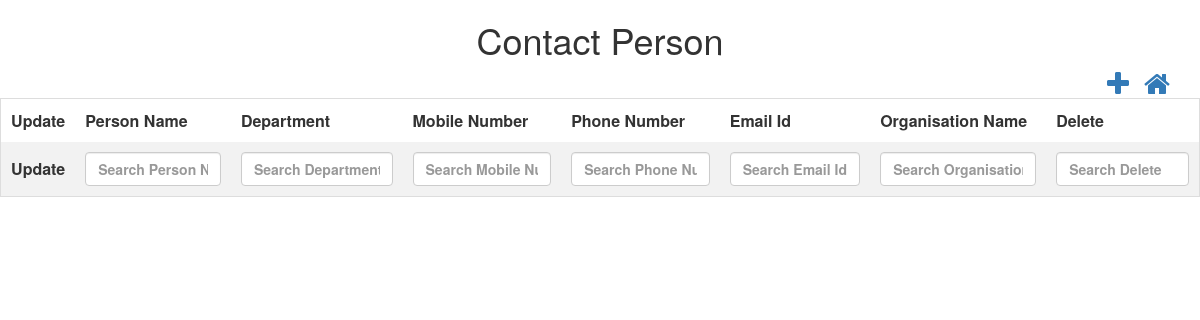
The page /controllers/contactPerson.php (signed in) on the database as committed earlier.
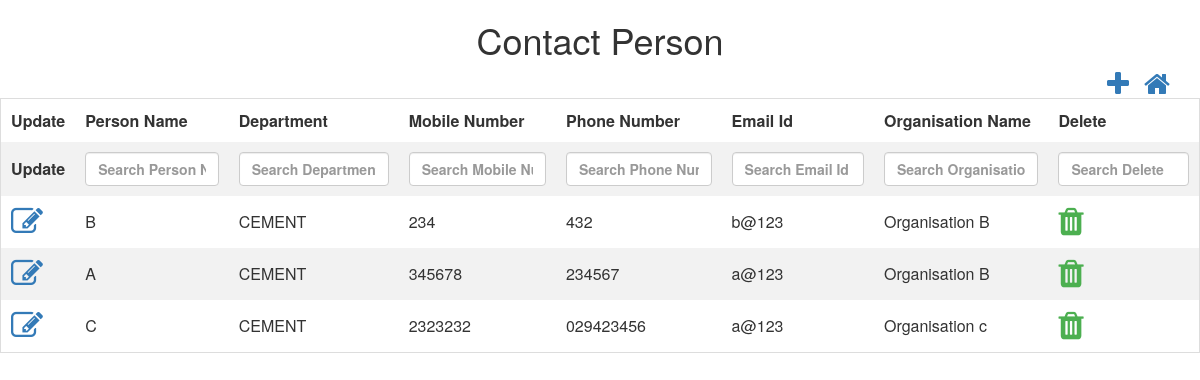
The same page on the database as committed later.
### tables this page shows
CREATE TABLE `tbl_contactperson` (
  `nid` int(10) NOT NULL,
  `ncontact_person_id` int(10) NOT NULL,
  `cperson_name` varchar(50) NOT NULL,
  `ndept_id` int(10) NOT NULL,
  `cmobile_number` varchar(50) NOT NULL,
  `cphone_number` varchar(50) NOT NULL,
  `cemail_id` varchar(50) NOT NULL,
  `norg_id` int(10) NOT NULL,
  `isActive` bit(1) NOT NULL,
  `isAvailable` bit(1) NOT NULL,
  `dcreated_date` datetime NOT NULL,
  `dupdated_date` datetime NOT NULL
);

CREATE TABLE `tbl_department` (
  `nid` int(10) NOT NULL,
  `ndept_id` int(10) NOT NULL,
  `cdept_name` varchar(50) NOT NULL,
  `isActive` bit(1) NOT NULL,
  `isAvailable` bit(1) NOT NULL,
  `dcreated_date` datetime NOT NULL,
  `dupdated_date` datetime NOT NULL
);

CREATE TABLE `tbl_organisation` (
  `nid` int(10) NOT NULL,
  `norg_id` int(10) NOT NULL,
  `corg_name` varchar(50) NOT NULL,
  `corg_address` varchar(50) NOT NULL,
  `corg_city` varchar(50) NOT NULL,
  `corg_state` varchar(50) NOT NULL,
  `corg_country` varchar(50) NOT NULL,
  `corg_mobileNumber` varchar(10) NOT NULL,
  `corg_emailId` varchar(50) NOT NULL,
  `norg_segment_id` int(10) NOT NULL,
  `isActive` bit(1) NOT NULL,
  `isAvailable` bit(1) NOT NULL,
  `dcreated_date` datetime NOT NULL,
  `dupdated_date` datetime NOT NULL
);

### controllers/contactPerson.php (the view, shortened to what this page needs)
<html>
<head>
    <link rel="stylesheet" href="../css/theme.css">
    <link rel="stylesheet" href="https://cdn.datatables.net/1.10.22/css/jquery.dataTables.min.css">
    <link rel="stylesheet" href="https://cdnjs.cloudflare.com/ajax/libs/font-awesome/4.7.0/css/font-awesome.min.css">
    <link rel="stylesheet" href="https://maxcdn.bootstrapcdn.com/bootstrap/3.4.1/css/bootstrap.min.css">
</head>
<h1>Contact Person</h1>
<div class="container">
    <a style="float:right;margin-left: 15px;" href="../dashboard.php"><i class="fa fa-home fa-2x"></i></a>
    <a style="float:right" href="#contactPerson_modal" data-toggle="modal" id='add' data-id="1"><i class="fa fa-plus fa-2x"
                                                                                                  aria-hidden="true"></i></a>
</div>
<?php
$conn = OpenCon();
$sql = $sql = "SELECT c.ncontact_person_id,c.cperson_name,c.ndept_id,c.cmobile_number,c.cphone_number,c.cemail_id,c.isAvailable, o.corg_name,d.cdept_name
                    FROM tbl_contactperson AS c
                    INNER JOIN tbl_organisation AS o
                    ON c.norg_id = o.norg_id
                    INNER JOIN tbl_department AS d
                    ON c.ndept_id= d.ndept_id
                    WHERE c.isAvailable=1";
$retval = mysqli_query($conn, $sql);
echo "<table id='contactPersonTable'  name='contactPersonTable' >
            <thead>
            <tr>
            <th style='display:none;'>ID</th>
            <th>Update</th>
            <th>Person Name</th>
            <th>Department</th>
            <th>Mobile Number</th>
            <th>Phone Number</th>
            <th>Email Id</th>
            <th>Organisation Name</th>
            <th>Delete</th>
            </tr>
            </thead>
            <tbody>
            ";
while ($row = mysqli_fetch_array($retval, MYSQLI_ASSOC)) {
    echo "<tr>";
    echo "<td ><a  href='#contactPerson_modal' data-toggle='modal' class='updateClass' data-id='2'><i class='fa fa-edit fa-2x'></i></a></td>";
    echo "<td>" . $row['cperson_name'] . "</td>";
    echo "<td>" . $row['cdept_name'] . "</td>";
    echo "<td>" . $row['cmobile_number'] . "</td>";
    echo "<td>" . $row['cphone_number'] . "</td>";
    echo "<td>" . $row['cemail_id'] . "</td>";
    echo "<td>" . $row['corg_name'] . "</td>";
       echo "<td class='action-delete'><i class='fa fa-trash fa-2x' style='color:#4caf50;'</i></td>";
    echo "</tr>";
}
echo "</tbody></table>";
?>
</html>

Rows that differ between the two databases and show on the page:
now on this page (row edited): tbl_contactperson: cperson_name "B", tbl_department.cdept_name "CEMENT", cmobile_number "234", cphone_number "432", cemail "b@123", tbl_organisation.corg_name "Organisation B"
added tbl_contactperson: cperson_name "A", tbl_department.cdept_name "CEMENT", cmobile_number "345678", cphone_number "234567", cemail "a@123", tbl_organisation.corg_name "Organisation B"
now on this page (row edited): tbl_contactperson: cperson_name "C", tbl_department.cdept_name "CEMENT", cmobile_number "2323232", cphone_number "029423456", cemail "a@123", tbl_organisation.corg_name "Organisation c"
